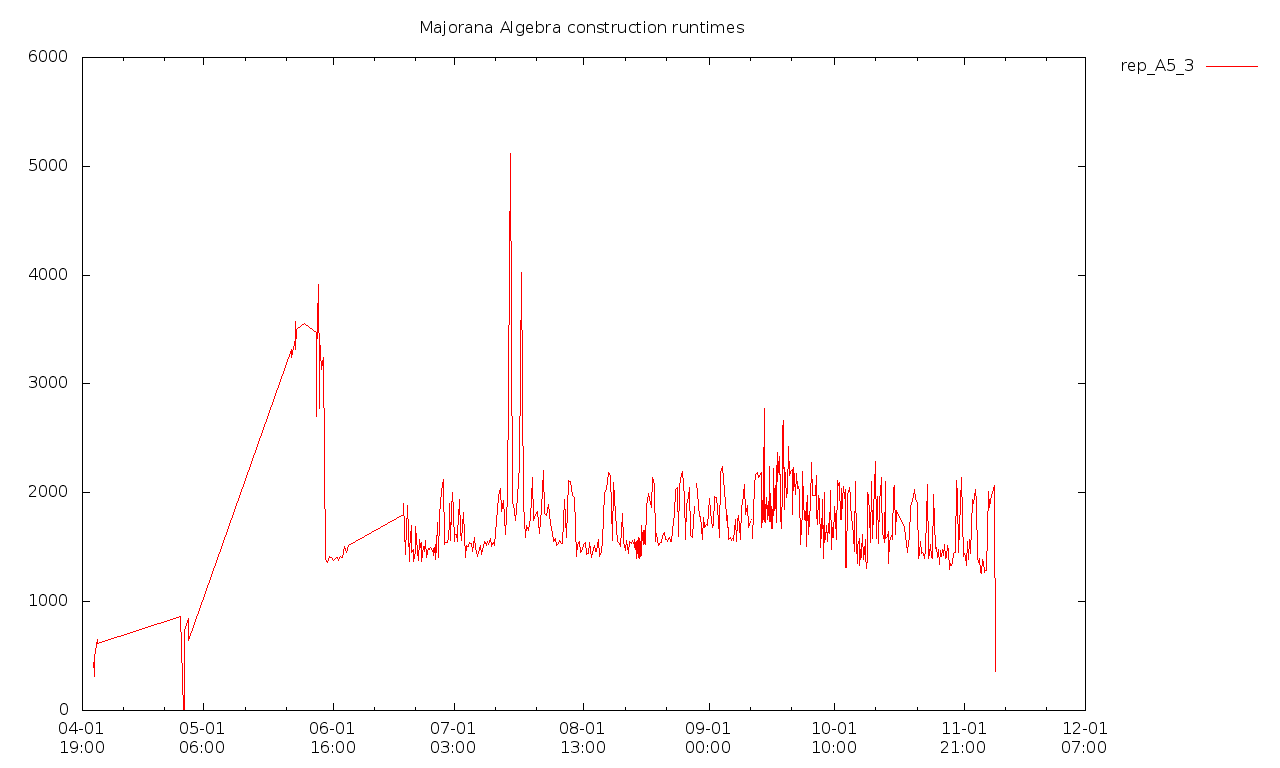

Reproduce this figure in gnuplot.
set datafile separator ","
set xdata time
set timefmt "%Y-%m-%dT%H:%M+0100"
set format x "%m-%d\n%H:%M"
set terminal png size 1280,768
set output "rep_A5_3.png"
set key on outside

set title "Majorana Algebra construction runtimes"
set style data linespoints

plot for [n=2:2] "rep_A5_3.csv" using 1:(column(n)/1e6) with lines title "rep_A5_3"
